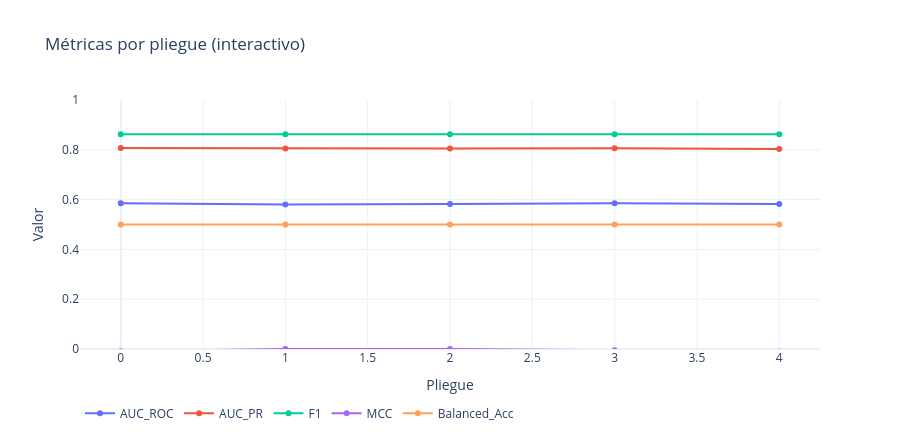

Write notebook code for a chart like this one.
### Markdown cell above
### 4.8 Vista interactiva (Plotly): métricas por pliegue

### Code cell
# Grafica interactiva: pasa el cursor para ver el valor exacto de cada metrica por pliegue
fig = go.Figure()
for j, mc in enumerate(["AUC_ROC", "AUC_PR", "F1", "MCC", "Balanced_Acc"]):
    fig.add_trace(go.Scatter(x=list(res.index), y=res[mc], mode="lines+markers",
                             name=mc, line=dict(width=2)))
fig.update_layout(title="Métricas por pliegue (interactivo)",
                  xaxis_title="Pliegue", yaxis_title="Valor", yaxis_range=[0, 1],
                  template="plotly_white", height=440,
                  legend=dict(orientation="h", y=-0.2))
fig.show()

### Figure 1 — Plotly figure (JSON) as saved in the notebook; plotly's stock layout.template omitted (floating-point values rounded to 4 significant figures)
{"data": [{"line": {"width": 2}, "mode": "lines+markers", "name": "AUC_ROC", "type": "scatter", "x": [0, 1, 2, 3, 4], "y": [0.5856, 0.5803, 0.582, 0.5853, 0.582]}, {"line": {"width": 2}, "mode": "lines+markers", "name": "AUC_PR", "type": "scatter", "x": [0, 1, 2, 3, 4], "y": [0.807, 0.8053, 0.8051, 0.8061, 0.8036]}, {"line": {"width": 2}, "mode": "lines+markers", "name": "F1", "type": "scatter", "x": [0, 1, 2, 3, 4], "y": [0.8624, 0.8624, 0.8623, 0.8624, 0.8623]}, {"line": {"width": 2}, "mode": "lines+markers", "name": "MCC", "type": "scatter", "x": [0, 1, 2, 3, 4], "y": [-0.008886, 0.0, 0.0003449, -0.005132, -0.01026]}, {"line": {"width": 2}, "mode": "lines+markers", "name": "Balanced_Acc", "type": "scatter", "x": [0, 1, 2, 3, 4], "y": [0.4998, 0.5, 0.5, 0.4999, 0.4998]}], "layout": {"height": 440, "legend": {"orientation": "h", "y": -0.2}, "title": {"text": "Métricas por pliegue (interactivo)"}, "xaxis": {"title": {"text": "Pliegue"}}, "yaxis": {"range": [0, 1], "title": {"text": "Valor"}}}}
